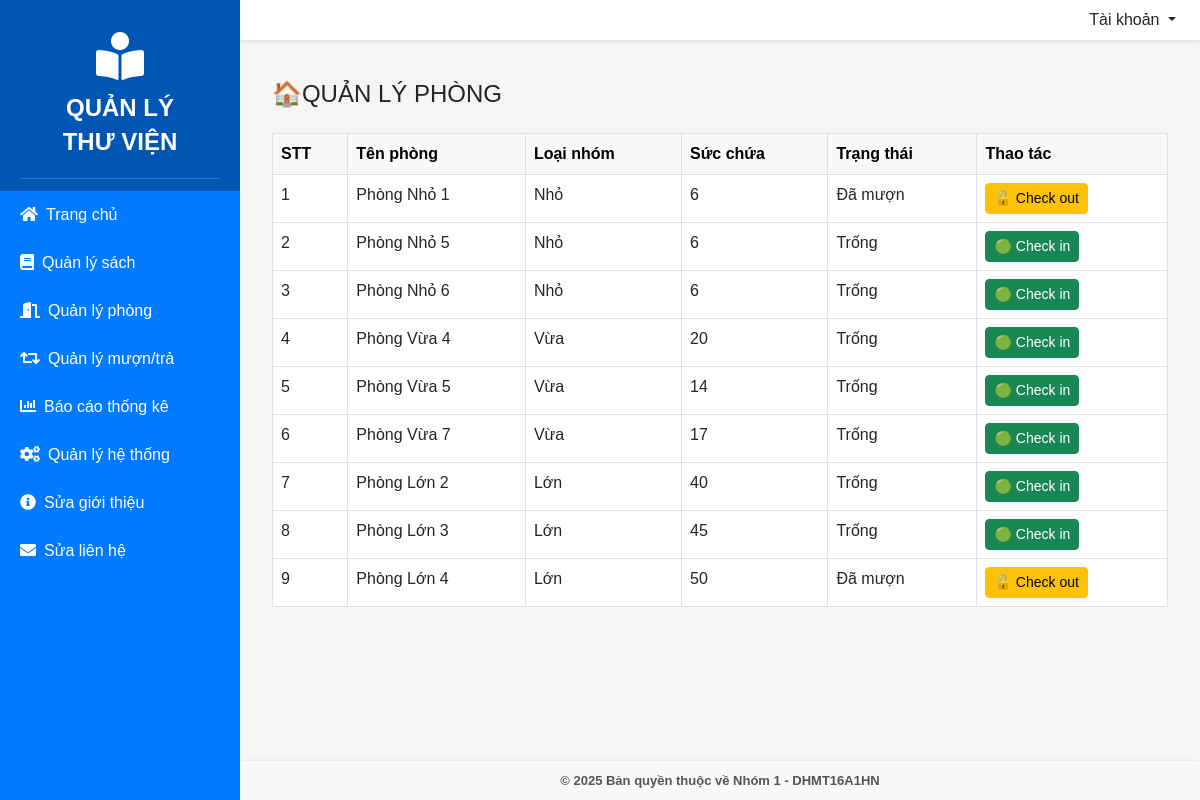
The page /quan_ly_phong.php on the database its author committed.
### tables this page shows
CREATE TABLE `phong` (
  `id` int(11) NOT NULL,
  `ten_phong` varchar(50) DEFAULT NULL,
  `suc_chua` int(11) DEFAULT NULL,
  `loai_nhom` varchar(50) DEFAULT NULL,
  `trang_thai` varchar(20) DEFAULT 'trống',
  `mo_ta` text DEFAULT NULL,
  `anh` varchar(100) DEFAULT NULL,
  `ma_phieu` int(11) DEFAULT NULL
);

### quan_ly_phong.php (the view, shortened to what this page needs)
<?php
include 'ket_noi.php';
$ds_phong = $conn->query("
    SELECT * FROM phong
    ORDER BY
        FIELD(loai_nhom, 'nhỏ', 'vừa', 'lớn'),
        ten_phong ASC
");
function hien_thi_trang_thai($trang_thai) {
    return match($trang_thai) {
        'da_muon' => 'Đã mượn',
        'trong' => 'Trống',
        default => ucfirst($trang_thai)
    };
}
?>
<!DOCTYPE html>
<html lang="vi">
<head>
  <link href="https://cdn.jsdelivr.net/npm/bootstrap@5.3.0/dist/css/bootstrap.min.css" rel="stylesheet">
  <link href="https://cdnjs.cloudflare.com/ajax/libs/font-awesome/5.15.4/css/all.min.css" rel="stylesheet">
</head>
<body>
<nav class="navbar navbar-light bg-white shadow-sm px-4 py-2 d-flex justify-content-end align-items-center fixed-top">
    <div class="dropdown">
        <?php if (isset($_SESSION['ban_doc'])): ?>
            <a class="dropdown-toggle text-dark text-decoration-none" href="#" id="accountDropdown" role="button" data-bs-toggle="dropdown" aria-expanded="false">
                <?php if (isset($_SESSION['ban_doc']['vai_tro']) && $_SESSION['ban_doc']['vai_tro'] === 'admin'): ?>
                    Xin chào, <strong>Admin</strong>
                <?php else: ?>
                    Xin chào, <strong><?= $_SESSION['ban_doc']['ten_dang_nhap'] ?></strong>
                <?php endif; ?>
            </a>
            <ul class="dropdown-menu dropdown-menu-end" aria-labelledby="accountDropdown">
                <li><a class="dropdown-item" href="dang_xuat.php">🔓 Đăng xuất</a></li>
            </ul>
        <?php else: ?>
            <a class="dropdown-toggle text-dark text-decoration-none" href="#" id="accountDropdown" role="button" data-bs-toggle="dropdown" aria-expanded="false">
                Tài khoản
            </a>
        <?php endif; ?>
    </div>
</nav>
<div class="sidebar">
    <a href="trang_chu_admin.php" style="text-decoration: none;">
    <div class="sidebar-brand" style="cursor: pointer;">
        <i class="fas fa-book-reader text-white"></i>
        <div class="sidebar-brand-text">QUẢN LÝ<br> THƯ VIỆN</div>
    </div>
</a>
    <a href="trang_chu_admin.php"><i class="fas fa-home me-2"></i>Trang chủ</a>
    <a href="quan_ly_sach.php"><i class="fas fa-book me-2"></i>Quản lý sách</a>
    <a href="quan_ly_phong.php"><i class="fas fa-door-open me-2"></i>Quản lý phòng</a>
    <div class="sidebar-section" data-bs-toggle="collapse" href="#muontra" role="button" aria-expanded="false">
        <i class="fas fa-retweet me-2"></i>Quản lý mượn/trả
    </div>
    <div class="sidebar-section" data-bs-toggle="collapse" href="#thongke" role="button" aria-expanded="false">
        <i class="fas fa-chart-bar me-2"></i>Báo cáo thống kê
    </div>
    <div class="sidebar-section" data-bs-toggle="collapse" href="#hethong" role="button" aria-expanded="false">
        <i class="fas fa-cogs me-2"></i>Quản lý hệ thống
    </div>
    <a href="sua_gioi_thieu.php"><i class="fas fa-info-circle me-2"></i>Sửa giới thiệu</a>
    <a href="sua_lien_he.php"><i class="fas fa-envelope me-2"></i>Sửa liên hệ</a>
</div>
<div class="main">
  <div class="container">
    <h4 class="mb-4">🏠QUẢN LÝ PHÒNG</h4>
    <table class="table table-bordered table-hover bg-white">
      <thead class="table-light">
        <tr>
          <th>STT</th>
          <th>Tên phòng</th>
          <th>Loại nhóm</th>
          <th>Sức chứa</th>
          <th>Trạng thái</th>
          <th>Thao tác</th>
        </tr>
      </thead>
      <tbody>
        <?php $i = 1; while ($row = $ds_phong->fetch_assoc()) { ?>
        <tr>
          <td><?= $i++ ?></td>
          <td><?= $row['ten_phong'] ?></td>
          <td><?= ucfirst($row['loai_nhom']) ?></td>
          <td><?= $row['suc_chua'] ?></td>
          <td><?= hien_thi_trang_thai($row['trang_thai']) ?></td>
          <td>
            <?php if ($row['trang_thai'] === 'da_muon') { ?>
              <a href="quan_ly_phong.php?checkout_id=<?= $row['id'] ?>" class="btn btn-warning btn-sm">🔓 Check out</a>
            <?php } elseif ($row['trang_thai'] === 'trong') { ?>
              <a href="quan_ly_phong.php?checkin_id=<?= $row['id'] ?>" class="btn btn-success btn-sm">🟢 Check in</a>
            <?php } else { ?>
              <span class="text-muted">--</span>
            <?php } ?>
          </td>
        </tr>
        <?php } ?>
      </tbody>
    </table>
  </div>
</div>
<?php include 'footer.php'; ?>
</body>
</html>

### quan_ly_phong.php (style rules this page uses)
body { margin: 0; font-family: Arial; background-color: #f5f5f5; }
.sidebar { width: 240px; background-color: #007bff; color: white; position: fixed; top: 0; left: 0; height: 100vh; overflow-y: auto; z-index: 1000; }
.sidebar a, .sidebar .sidebar-section { display: block; padding: 12px 20px; color: white; text-decoration: none; font-weight: 500; }
.sidebar .sidebar-brand { text-align: center; padding: 20px 10px; border-bottom: 1px solid rgba(255,255,255,0.2); }
.sidebar .sidebar-brand i { font-size: 48px; }
.sidebar .sidebar-brand-text { font-size: 24px; font-weight: bold; line-height: 1.4; margin-top: 10px; }
header.navbar, nav.fixed-top { left: 240px; width: calc(100% - 240px); position: fixed; top: 0; z-index: 1001; background-color: white; box-shadow: 0 2px 4px rgba(0,0,0,0.1); }
.main { margin-left: 240px; padding: 20px; padding-top: 80px; background-color: #f5f5f5; }
html, body { height: 100%; }
body { display: flex; flex-direction: column; }
.main { flex: 1; }

### rows shown on the page
phong: ten_phong "Phòng Nhỏ 1", loai_nhom "Nhỏ", suc_chua "6", trang_thai "Đã mượn"
phong: ten_phong "Phòng Nhỏ 5", loai_nhom "Nhỏ", suc_chua "6", trang_thai "Trống"
phong: ten_phong "Phòng Nhỏ 6", loai_nhom "Nhỏ", suc_chua "6", trang_thai "Trống"
phong: ten_phong "Phòng Vừa 4", loai_nhom "Vừa", suc_chua "20", trang_thai "Trống"
phong: ten_phong "Phòng Vừa 5", loai_nhom "Vừa", suc_chua "14", trang_thai "Trống"
phong: ten_phong "Phòng Vừa 7", loai_nhom "Vừa", suc_chua "17", trang_thai "Trống"
phong: ten_phong "Phòng Lớn 2", loai_nhom "Lớn", suc_chua "40", trang_thai "Trống"
phong: ten_phong "Phòng Lớn 3", loai_nhom "Lớn", suc_chua "45", trang_thai "Trống"
phong: ten_phong "Phòng Lớn 4", loai_nhom "Lớn", suc_chua "50", trang_thai "Đã mượn"
